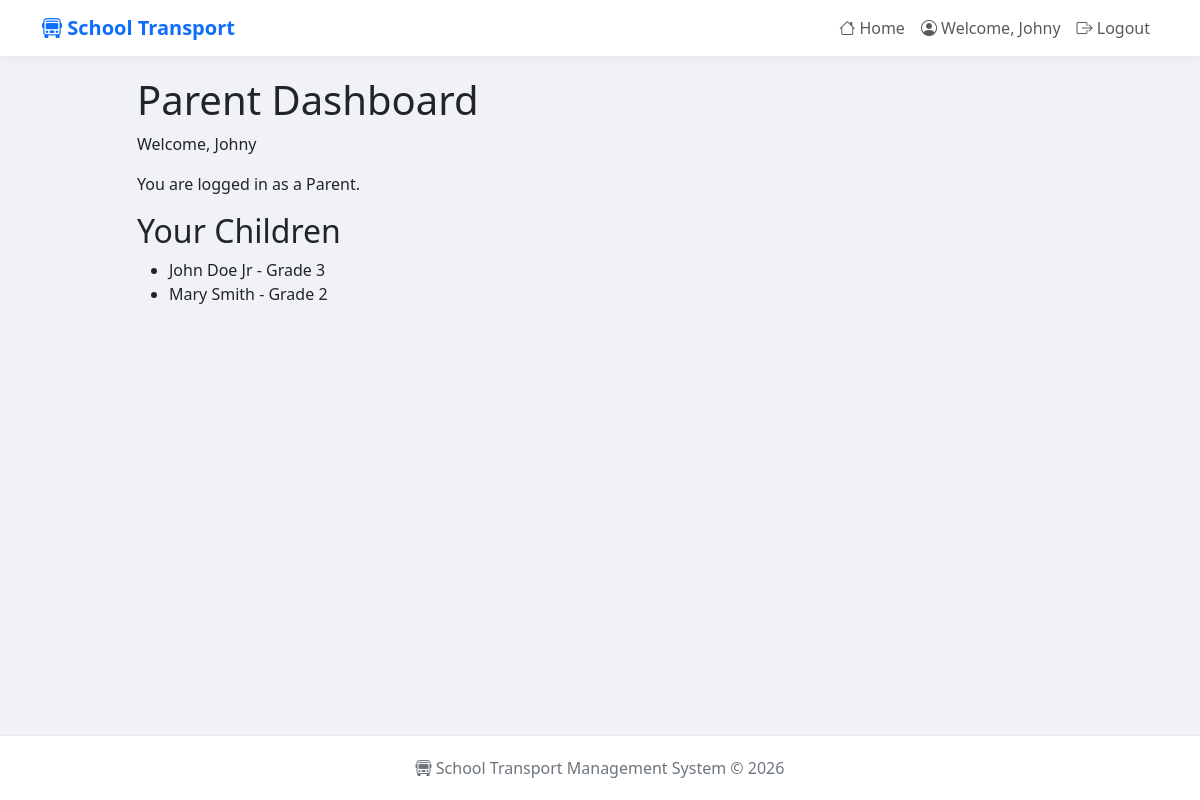
Page /parent-dashboard/ (signed in) on the committed database.
### transport/models.py (models this page shows, shortened)
class User(AbstractUser):
    USER_TYPES = (
        ('admin', 'Admin'),
        ('parent', 'Parent'),
        ('assistant', 'Assistant'),
    )
    user_type = models.CharField(max_length = 20, choices = USER_TYPES)
    phone_number = models.CharField(max_length = 15)
    is_active = models.BooleanField(default = True)
    groups = models.ManyToManyField(
        'auth.Group',
        verbose_name='groups',
        blank=True,
        help_text='The groups this user belongs to.',
        related_name="transport_user_set",
        related_query_name="transport_user",
    )
    user_permissions = models.ManyToManyField(
        'auth.Permission',
        verbose_name='user permissions',
        blank=True,
        help_text='Specific permissions for this user.',
        related_name="transport_user_set",
        related_query_name="transport_user",
    )

class Student(models.Model):
    name = models.CharField(max_length = 200)
    grade = models.CharField(max_length = 20)
    parent = models.ForeignKey(Parent, on_delete = models.CASCADE, related_name = 'children')
    bus = models.ForeignKey(Bus, on_delete = models.CASCADE, related_name = 'students')
    pick_up_location = models.CharField(max_length = 200)
    drop_off_location = models.CharField(max_length = 200)
    emergency_contact = models.CharField(max_length = 200)
    created_at = models.DateTimeField(auto_now_add = True)
    is_active = models.BooleanField(default = True)

### transport/views.py (the view)
# urls.py: path('parent-dashboard/', views.parent_dashboard, name = 'parent_dashboard'),
@login_required
def parent_dashboard(request):
    if request.user.user_type != 'parent':
        messages.error(request, 'Access denied. You are not a parent.')
        return redirect('index')
    else:
        return render (request, 'transport/parent_dashboard.html')

### transport/templates/transport/parent_dashboard.html (shortened to what this page needs)
{% extends 'transport/layout.html' %}
{% block body %}
    <h1>
        Parent Dashboard
    </h1>
    <p>
        Welcome, {{ user.username }}
    </p>
    <p>
        You are logged in as a Parent.
    </p>
    <h2>
        Your Children
    </h2>
    {% if user.parent_profile.children.all %}
        <ul>
            {% for child in user.parent_profile.children.all %}
                <li>
                    {{ child.name }} - Grade {{ child.grade }}
                </li>
            {% endfor %}
        </ul>
    {% else %}
        <p>
            You haven't registered any children yet.
        </p>
    {% endif %}
{% endblock %}

### transport/templates/transport/layout.html (shortened to what this page needs)
<!DOCTYPE html>
<html lang = "en">
    <head>
        <link href="https://cdn.jsdelivr.net/npm/bootstrap@5.3.2/dist/css/bootstrap.min.css" rel="stylesheet">
        <link rel="stylesheet" href="https://cdn.jsdelivr.net/npm/bootstrap-icons@1.11.3/font/bootstrap-icons.min.css">
    </head>
    <body>
        <nav class="navbar navbar-expand-lg navbar-light bg-white">
            <div class="container">
                <a class="navbar-brand" href = "{% url 'index' %}">
                    <i class="bi bi-bus-front"></i>
                    School Transport
                </a>
                <div class="collapse navbar-collapse" id="navbarNav">
                    <ul class="navbar-nav ms-auto">
                        <li class="nav-item">
                            <a class="nav-link" href = "{% url 'index' %}">
                                <i class="bi bi-house"></i>
                                Home
                            </a>
                        </li>
                        {% if user.is_authenticated %}
                            <li class="nav-item">
                                <span class="nav-link">
                                    <i class="bi bi-person-circle"></i>
                                    Welcome, {{ user.username }}
                                </span>
                            </li>
                            <li class="nav-item">
                                <a class="nav-link" href = "{% url 'logout' %}">
                                    <i class="bi bi-box-arrow-right"></i>
                                    Logout
                                </a>
                            </li>
                        {% endif %}
                    </ul>
                </div>
            </div>
        </nav>
        <div class="container main-container">
            <div class="row justify-content-center">
                <div class="col-lg-10">
                    {% block body %}
                    {% endblock %}
                </div>
            </div>
        </div>
        <footer class="footer">
            <div class="container">
                <p class="mb-0">
                    <i class="bi bi-bus-front"></i>
                    School Transport Management System &copy; 2026
                </p>
            </div>
        </footer>
    </body>
</html>

### transport/templates/transport/layout.html (style rules this page uses)
body { background-color: #f0f2f5; min-height: 100vh; display: flex; flex-direction: column; }
.main-container { flex: 1; padding-top: 20px; padding-bottom: 40px; }
.navbar-brand { font-weight: 700; color: #0d6efd !important; }
.navbar { box-shadow: 0 2px 10px rgba(0,0,0,0.05); background: white !important; }
.footer { margin-top: auto; padding: 20px 0; background: white; border-top: 1px solid #e9ecef; text-align: center; color: #6c757d; }

### rows in the picture
User: username "Johny"
Student: name "John Doe Jr", grade "3"
Student: name "Mary Smith", grade "2"
